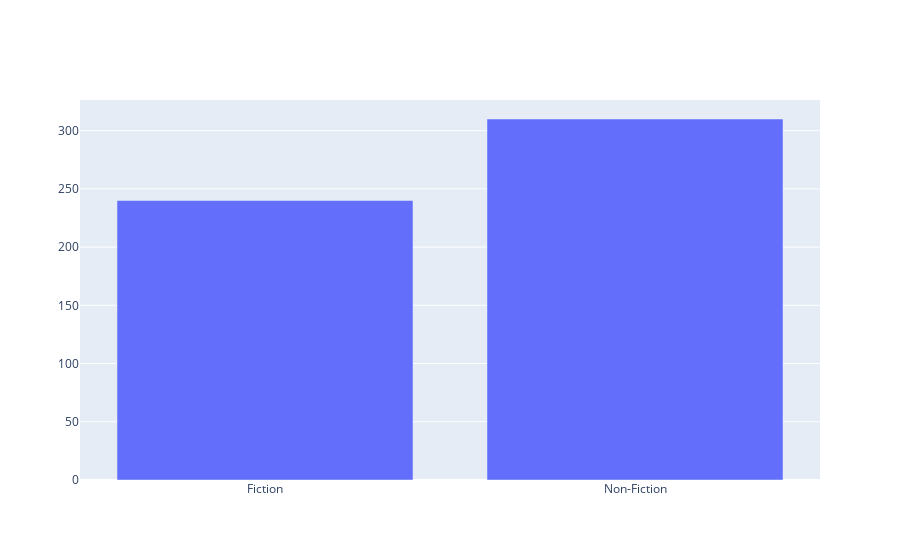

Source (notebook cell):
### Code cell
#Plotting a bar graph to represent different types of genres
book_type = [0,0]
for i in amazon["Genre"]:
    if i=="Fiction":
        book_type[0] += 1
    elif i=="Non Fiction":
        book_type[1] += 1
    else:
        book_type[2] += 1
print (book_type)

x_axis=['Fiction','Non-Fiction','Others']
book_type_graph=go.Figure([go.Bar(x=x_axis, y=book_type)])
book_type_graph.show()

### Figure 1 — Plotly figure (JSON) as saved in the notebook; plotly's stock layout.template omitted (floating-point values rounded to 4 significant figures)
{"data": [{"type": "bar", "x": ["Fiction", "Non-Fiction", "Others"], "y": [240, 310]}], "layout": {}}
